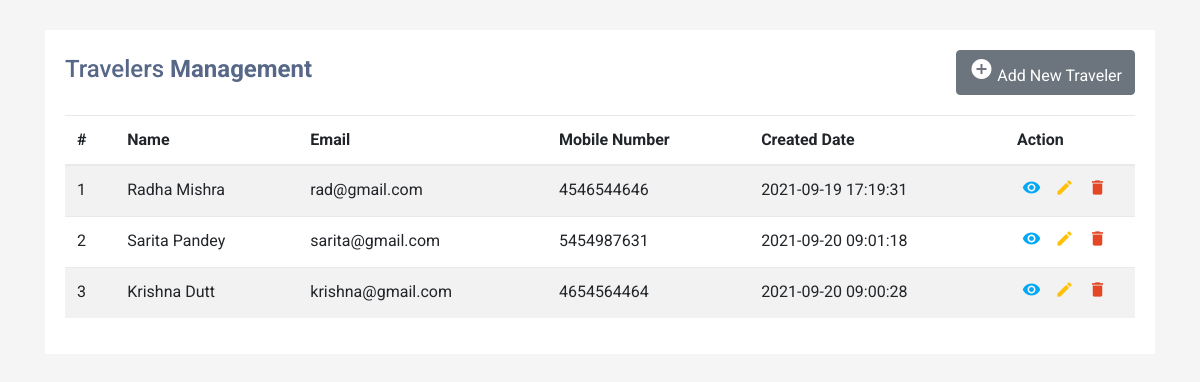
The page / on the database its author committed.
### tables this page shows
CREATE TABLE `tblusers` (
  `ID` int(10) NOT NULL,
  `FirstName` varchar(200) DEFAULT NULL,
  `LastName` varchar(200) DEFAULT NULL,
  `MobileNumber` bigint(10) DEFAULT NULL,
  `Email` varchar(200) DEFAULT NULL,
  `Address` mediumtext DEFAULT NULL,
  `CreationDate` timestamp NOT NULL DEFAULT current_timestamp() ON UPDATE current_timestamp()
);

### index.php (the view, shortened to what this page needs)
<?php
include('dbconnection.php');
?>
<!DOCTYPE html>
<html lang="en">
<head>
<link rel="stylesheet" href="https://stackpath.bootstrapcdn.com/bootstrap/4.5.0/css/bootstrap.min.css">
<link rel="stylesheet" href="https://maxcdn.bootstrapcdn.com/font-awesome/4.7.0/css/font-awesome.min.css">
</head>
<body>
<div class="container-xl">
    <div class="table-responsive">
        <div class="table-wrapper">
            <div class="table-title">
                <div class="row">
                    <div class="col-sm-5">
                        <h2>Travelers <b>Management</b></h2>
                    </div>
                       <div class="col-sm-7" align="right">
                        <a href="insert.php" class="btn btn-secondary"><i class="material-icons">&#xE147;</i> <span>Add New Traveler</span></a>
                    </div>
                </div>
            </div>
            <table class="table table-striped table-hover">
                <thead>
                    <tr>
                        <th>#</th>
                        <th>Name</th>
                        <th>Email</th>
                        <th>Mobile Number</th>
                        <th>Created Date</th>
                        <th>Action</th>
                    </tr>
                </thead>
                <tbody>
                     <?php
$ret=mysqli_query($con,"select * from tblusers");
$cnt=1;
$row=mysqli_num_rows($ret);
if($row>0){
while ($row=mysqli_fetch_array($ret)) {
?>
                    <tr>
                        <td><?php echo $cnt;?></td>
                        <td><?php  echo $row['FirstName'];?> <?php  echo $row['LastName'];?></td>
                        <td><?php  echo $row['Email'];?></td>
                        <td><?php  echo $row['MobileNumber'];?></td>
                        <td> <?php  echo $row['CreationDate'];?></td>
                        <td>
  <a href="read.php?viewid=<?php echo htmlentities ($row['ID']);?>" class="view" title="View" data-toggle="tooltip"><i class="material-icons">&#xE417;</i></a>
                            <a href="edit.php?editid=<?php echo htmlentities ($row['ID']);?>" class="edit" title="Edit" data-toggle="tooltip"><i class="material-icons">&#xE254;</i></a>
                            <a href="index.php?delid=<?php echo ($row['ID']);?>" class="delete" title="Delete" data-toggle="tooltip" onclick="return confirm('Do you really want to Delete ?');"><i class="material-icons">&#xE872;</i></a>
                        </td>
                    </tr>
                    <?php
$cnt=$cnt+1;
} } else {?>
<tr>
    <th style="text-align:center; color:red;" colspan="6">No Record Found</th>
</tr>
<?php } ?>
                </tbody>
            </table>
        </div>
    </div>
</div>
</body>
</html>

### index.php (style rules this page uses)
body { color: #566787; background: #f5f5f5; font-family: 'Roboto', sans-serif; }
.table-responsive { margin: 30px 0; }
.table-wrapper { min-width: 1000px; background: #fff; padding: 20px; box-shadow: 0 1px 1px rgba(0,0,0,.05); }
.table-title { font-size: 15px; padding-bottom: 10px; margin: 0 0 10px; min-height: 45px; }
.table-title h2 { margin: 5px 0 0; font-size: 24px; }
table.table tr th, table.table tr td { border-color: #e9e9e9; }
table.table td:last-child { width: 130px; }
table.table td a { color: #a0a5b1; display: inline-block; margin: 0 5px; }
table.table td a.view { color: #03A9F4; }
table.table td a.edit { color: #FFC107; }
table.table td a.delete { color: #E34724; }
table.table td i { font-size: 19px; }

### rows shown on the page
tblusers: FirstName "Radha", LastName "Mishra", Email "rad@gmail.com", MobileNumber "4546544646", CreationDate "2021-09-19 17:19:31"
tblusers: FirstName "Sarita", LastName "Pandey", Email "sarita@gmail.com", MobileNumber "5454987631", CreationDate "2021-09-20 09:01:18"
tblusers: FirstName "Krishna", LastName "Dutt", Email "krishna@gmail.com", MobileNumber "4654564464", CreationDate "2021-09-20 09:00:28"
